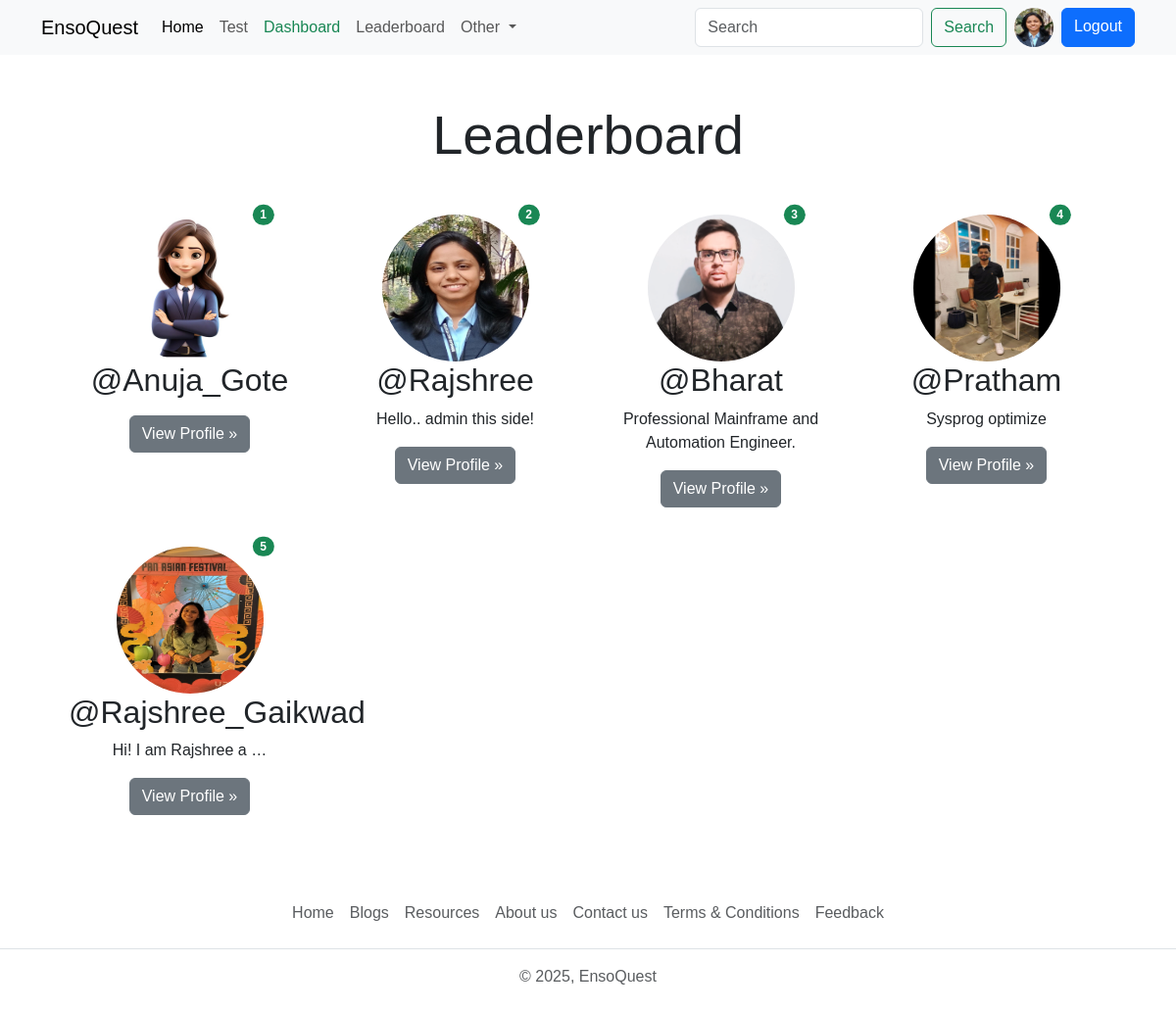
/leaderboard (signed in), run on the app's committed database.
### account/models.py (models this page shows, shortened)
class Profile(models.Model):
    user = models.OneToOneField(User,on_delete=models.CASCADE, null=True,verbose_name='User Object')
    position = models.CharField(max_length=100,blank=True,null=True)
    bio = models.TextField(blank=True,null=True)
    profile_img = models.ImageField(upload_to='profile_image', default='user.png',blank=True,null=True,verbose_name= 'Profile Pic')

### quiz/models.py (models this page shows, shortened)
class UserRank(models.Model):
    user = models.OneToOneField(User, on_delete=models.CASCADE)
    rank = models.IntegerField(null=True, blank=True)
    total_score = models.IntegerField(null=True,blank=True)

### base/views.py (the view)
# urls.py: path('leaderboard', views.leaderboard_view, name='leaderboard'),
@login_required(login_url="login")
def leaderboard_view(request):
    user_object = request.user
    user_profile = request.user.profile
    leaderboard_users = UserRank.objects.order_by('rank')
    context = {"leaderboard_users":leaderboard_users}
    return render(request, "Leaderboard.html", context)

### Templates/Leaderboard.html (shortened to what this page needs)
{% extends 'index.html' %}
{% block content %}
 <div class="container text-center">
    <h1 class="display-4 text-center my-5">Leaderboard</h1>
    <div class="row row-cols-sm-1 row-cols-md-2 row-cols-lg-3 row-cols-xl-4 mx-3">
      {% if leaderboard_users|length == 0 %}
      <div class="col-lg-4 position-relative mb-4">
        <h4 class="text-center text-danger"> No User Available on Leaderboard</h4>
      </div>
      {% else %}
      {% for rank in leaderboard_users %}
      <div class="col-lg-4 position-relative mb-4">
        <img src="{{rank.user.profile.profile_img.url}}" class=" rounded-circle rounded-circleTemplates/Leaderboard.html" width="150" height="150" alt="user-profile">
        <span class="position-absolute top-0 start-90 translate-middle badge rounded-pill bg-success">
          {{ forloop.counter}}
        </span>
        <h2 class="fw-normal">@{{rank.user.username}}</h2>
        <p>{{rank.user.profile.bio|truncatewords:5}}</p>
        <p><a class="btn btn-secondary " href="{% url 'profile' rank.user.username %}">View Profile »</a></p>
      </div>
      {% endfor %}
      {% endif %}
    </div>
  </div>
{% endblock content %}

### Templates/components/navbar.html (shortened to what this page needs)
  <nav class="navbar navbar-expand-lg bg-body-tertiary d-none d-lg-block">
    <div class="container">
      <a class="navbar-brand" href="{% url 'home' %}">EnsoQuest</a>
      <div class="collapse navbar-collapse" id="navbarSupportedContent">
        <ul class="navbar-nav me-auto mb-2 mb-lg-0">
          <li class="nav-item">
            <a class="nav-link active" aria-current="page" href="{% url 'home' %}">Home</a>
          </li>
          <li class="nav-item">
            <a class="nav-link" href="{% url 'all_quiz' %}">Test</a>
          </li>
          {% if request.user.is_superuser %}
          <li class="nav-item">
          <a class="nav-link text-success" href="{% url 'dashboard' %}" >Dashboard</a>
          </li>
          {% endif %}
          <li class="nav-item">
            <a class="nav-link" href="{% url 'leaderboard' %}">Leaderboard</a>
          </li>
          <li class="nav-item dropdown">
            <a class="nav-link dropdown-toggle" href="#" role="button" data-bs-toggle="dropdown" aria-expanded="false">
              Other
            </a>
          </li>
        </ul>
        <form class="d-flex" role="search" action="{% url 'search_users' %}">
          <input class="form-control me-2" type="search" name="q" placeholder="Search" aria-label="Search">
          <button class="btn btn-outline-success" type="submit">Search</button>
          {% if request.user.is_authenticated %}
          <a href="{% url 'profile' request.user.username %}" data-bs-toggle="tooltip" data-bs-placement="bottom" data-bs-title="{{request.user.username}}" class="mx-2">
            <img src="{{request.user.profile.profile_img.url}}" class="rounded-circle" width="40" height="40" alt="profile_img">
          </a>
          <a href="{% url 'logout' %}" class="btn btn-primary">Logout</a>
          {% else %}
          <a href="{% url 'login' %}" class="btn btn-primary ms-2">Login</a>
          {% endif %}
        </form>
      </div>
    </div>
  </nav>

### static/css/style.css (style rules this page uses)
* { font-family: Arial, Helvetica, sans-serif !important; }

### data on the page
UserRank: user.profile.profile_img (picture), user.username "Anuja_Gote"
UserRank: user.profile.profile_img (picture), user.username "Rajshree", user.profile.bio "Hello.. admin this side!"
UserRank: user.profile.profile_img (picture), user.username "Bharat", user.profile.bio "Professional Mainframe and Automation Engineer."
UserRank: user.profile.profile_img (picture), user.username "Pratham", user.profile.bio "Sysprog optimize"
UserRank: user.profile.profile_img (picture), user.username "Rajshree_Gaikwad", user.profile.bio "Hi! I am Rajshree a …"
